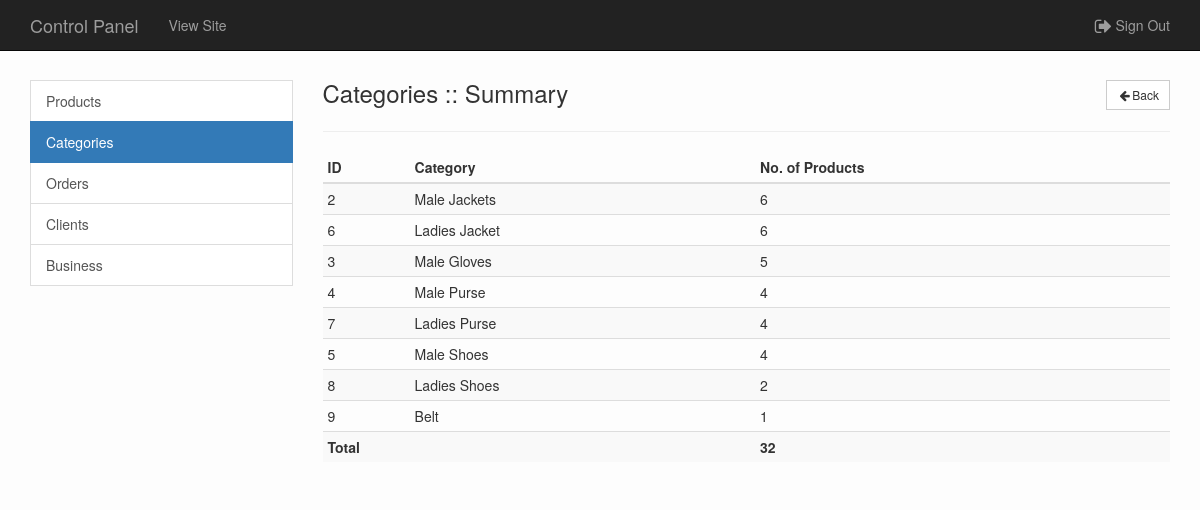
/admin/?page=categories&action=report (signed in), run on the app's committed database.
### tables this page shows
CREATE TABLE `categories` (
  `id` int NOT NULL AUTO_INCREMENT,
  `name` varchar(150) NOT NULL,
  PRIMARY KEY (`id`)
);

### classes/Core.php (called while the page is built, shortened)
<?php
class Core
{
    public function run(){
        require_once(Url::getPage());
    }
}

### admin/index.php (called while the page is built)
<?php
require_once('../inc/autoload.php');
$coreObj = new Core();
$coreObj->run();

### inc/autoload.php (called while the page is built, shortened)
<?php
spl_autoload_register(
    function($class_name){
    $class = explode('_', $class_name);
    $path = implode('/', $class) . '.php';
});

### classes/Database.php (called while the page is built, shortened)
<?php
class Database
{
    private $_host = 'localhost';
    private $_user = 'root';
    private $_password = 'admin123';
    private $_db_name = 'pinna';
    private $_conn = false;
    public function connect()
    {
        $this->_conn = new mysqli($this->_host, $this->_user, $this->_password, $this->_db_name);
        if ($this->_conn->connect_errno) {
            die('Database Connection Failed: ' . $this->_conn->connect_error);
        } else {
            $this->_conn->set_charset('utf8');
        }
    }
    public function fetchAll($sql)
    {
        $result = $this->_conn->query($sql);
        if ($result->num_rows) {
            return $result->fetch_all(MYSQLI_ASSOC);
        }
        return null;
    }
}

### classes/Application.php (called while the page is built, shortened)
<?php
class Application
{
    public function __construct()
    {
        $this->db = new Database();
    }
}

### classes/Catalog.php (called while the page is built, shortened)
<?php
class Catalog extends Application
{
    public function getReport()
    {
        $sql = "SELECT categories.id, categories.name, COUNT(category) AS total
                FROM categories
                LEFT JOIN products ON products.category = categories.id
                GROUP BY category
                ORDER BY total DESC;";
        $result = $this->db->fetchAll($sql);
        if (!empty($result)){
            $total = 0;
            foreach ($result as $row){
                $total += $row['total'];
            }
            $result['total'] = $total;
            return $result;
        }
        return null;
    }
}

### classes/Paging.php (called while the page is built, shortened)
<?php
class Paging {
	private $_records;
	private $_num_of_records;
	private $_num_of_pages;
	private $_max_records_per_page;
	private $_current;
	private $_offset = 0;
	public static $_key = 'pg';
	public function __construct($rows, $max = 10)
	{
		$this->_records = $rows;
		$this->_num_of_records = count($this->_records);
		$this->_max_records_per_page = $max;
		$current = Url::getParam(self::$_key);
		$this->_current = (!empty($current))? $current: 1;
	}
	private function numberOfPages()
	{
		$this->_num_of_pages = ceil($this->_num_of_records / $this->_max_records_per_page);
	}
	private function getOffset()
	{
		$this->_offset = ($this->_current - 1) * $this->_max_records_per_page;
	}
	public function getRecords()
	{
		$out = array();
		$last = $this->_offset + $this->_max_records_per_page;
		if ($this->_num_of_pages > 1) {
			for ($c = $this->_offset; $c < $last; $c++) {
				if ($c < $this->_num_of_records) {
					$out[] = $this->_records[$c];
				}
			}
		} else {
			$out = $this->_records;
		}
		return $out;
	}
}

### classes/Url.php (called while the page is built, shortened)
<?php
class Url
{
    public static $_params = array();
    public static function getParam($key){
        return (!empty($_GET[$key]))? $_GET[$key]: null;
    }
    public static function setParams(){
        if (!empty($_GET)){
            foreach ($_GET as $key => $value){
                if (!empty($value)){
                    self::$_params[$key] = $value;
                }
            }
        }
    }
    public static function getCurrentUrl($remove = null)
    {
        $out = array();
        if (!empty($remove)) {
            $remove = (is_array($remove))? $remove: array($remove);
        }
        foreach (self::$_params as $key => $value) {
            $out[] = $key.'='.$value;
        }
        return '?' . implode('&', $out);
    }
}

### admin/pages/categories/report.php (the view)
<?php
$catalogObj = new Catalog();
$report = $catalogObj->getReport();
$total = array_pop($report);
$pagingObj = new Paging($report, 10);
$rows = $pagingObj->getRecords();
require_once('templates/_header.php');
?>
<div class="col-md-9 col-sm-8 col-xs-12">
    <div class="row">
        <div class="col-sm-10 col-xs-10">
            <h3 class="media-heading">Categories :: Summary</h3>
        </div>
        <div class="col-sm-2 col-xs-2">
            <div class="btn-group btn-group-sm pull-right">
                <?= Helper::getBackBtn(); ?>
            </div>
        </div>
    </div>
    <hr>
    <?php if (!empty($report)) { ?>
        <div class="row">
            <div class="col-xs-12">
                <div class="table-responsive">
                    <table class="table table-striped table-condensed">
                        <thead>
                            <tr>
                                <th>ID</th>
                                <th>Category</th>
                                <th>No. of Products</th>
                            </tr>
                        </thead>
                        <tbody>
                            <?php foreach ($rows as $row) { ?>
                                <tr>
                                    <td><?= $row['id']; ?></td>
                                    <td><?= htmlspecialchars($row['name']); ?></td>
                                    <td><?= $row['total']; ?></td>
                                </tr>
                            <?php } ?>
                            <tr>
                                <td colspan="2"><Strong>Total</Strong></td>
                                <td><strong><?= $total; ?></strong></td>
                            </tr>
                        </tbody>
                    </table>
                </div>
            </div>
        </div>
    <?php } else { ?>
        <p>No Category is added yet.</p>
    <?php } ?>
</div>
<?php require_once('templates/_footer.php'); ?>

### css/admin-custom.css (style rules this page uses)
body { background: #fdfdfd; padding-top: 80px; }
.form-control, .btn, .btn-group, .input-group-addon, .breadcrumb, .list-group-item { border-radius: 0 !important; }

### data on the page
categories: id "2", name "Male Jackets", total "6"
categories: id "6", name "Ladies Jacket", total "6"
categories: id "3", name "Male Gloves", total "5"
categories: id "4", name "Male Purse", total "4"
categories: id "7", name "Ladies Purse", total "4"
categories: id "5", name "Male Shoes", total "4"
categories: id "8", name "Ladies Shoes", total "2"
categories: id "9", name "Belt", total "1"

### other printed values
$total "32"
